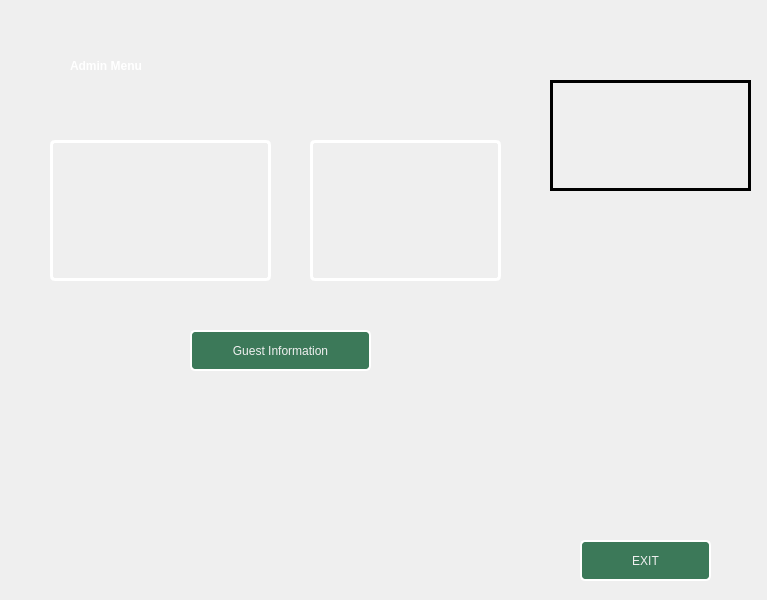
<?xml version="1.0" encoding="UTF-8"?>
<ui version="4.0">
 <class>Dialog</class>
 <widget class="QDialog" name="Dialog">
  <property name="geometry">
   <rect>
    <x>0</x>
    <y>0</y>
    <width>767</width>
    <height>600</height>
   </rect>
  </property>
  <property name="windowTitle">
   <string>Dialog</string>
  </property>
  <widget class="QLabel" name="AddItemsButton">
   <property name="geometry">
    <rect>
     <x>0</x>
     <y>0</y>
     <width>771</width>
     <height>611</height>
    </rect>
   </property>
   <property name="text">
    <string/>
   </property>
   <property name="pixmap">
    <pixmap>Green White Minimalist Room Hotel Instagram Post (1).png</pixmap>
   </property>
   <property name="scaledContents">
    <bool>true</bool>
   </property>
  </widget>
  <widget class="QLabel" name="label_6">
   <property name="geometry">
    <rect>
     <x>70</x>
     <y>40</y>
     <width>281</width>
     <height>51</height>
    </rect>
   </property>
   <property name="styleSheet">
    <string notr="true">font: italic 36pt &quot;Palace Script MT&quot;;
font-weight: bold;
color:white;</string>
   </property>
   <property name="text">
    <string>Admin Menu</string>
   </property>
  </widget>
  <widget class="QLabel" name="label_2">
   <property name="geometry">
    <rect>
     <x>550</x>
     <y>80</y>
     <width>201</width>
     <height>111</height>
    </rect>
   </property>
   <property name="styleSheet">
    <string notr="true">border: 3px solid black;</string>
   </property>
   <property name="text">
    <string/>
   </property>
   <property name="pixmap">
    <pixmap>logoh-removebg-preview.png</pixmap>
   </property>
   <property name="scaledContents">
    <bool>true</bool>
   </property>
  </widget>
  <widget class="QPushButton" name="guestButton">
   <property name="geometry">
    <rect>
     <x>190</x>
     <y>330</y>
     <width>181</width>
     <height>41</height>
    </rect>
   </property>
   <property name="styleSheet">
    <string notr="true">border-radius: 5px;
font: 75 12pt &quot;Segoe Print&quot;;
background-color: rgb(60, 121, 89);
color: rgb(240, 240, 240);
border:2px solid white</string>
   </property>
   <property name="text">
    <string>Guest Information</string>
   </property>
  </widget>
  <widget class="QLabel" name="label_4">
   <property name="geometry">
    <rect>
     <x>310</x>
     <y>140</y>
     <width>191</width>
     <height>141</height>
    </rect>
   </property>
   <property name="styleSheet">
    <string notr="true">border-radius: 5px;
border:3px solid white;
padding:3px

</string>
   </property>
   <property name="text">
    <string/>
   </property>
   <property name="pixmap">
    <pixmap>del.jpg</pixmap>
   </property>
   <property name="scaledContents">
    <bool>true</bool>
   </property>
  </widget>
  <widget class="QPushButton" name="exitButton">
   <property name="geometry">
    <rect>
     <x>580</x>
     <y>540</y>
     <width>131</width>
     <height>41</height>
    </rect>
   </property>
   <property name="styleSheet">
    <string notr="true">border-radius: 5px;
font: 75 12pt &quot;Segoe Print&quot;;
background-color: rgb(60, 121, 89);
color: rgb(240, 240, 240);
border:2px solid white</string>
   </property>
   <property name="text">
    <string>EXIT</string>
   </property>
  </widget>
  <widget class="QLabel" name="label_5">
   <property name="geometry">
    <rect>
     <x>50</x>
     <y>140</y>
     <width>221</width>
     <height>141</height>
    </rect>
   </property>
   <property name="styleSheet">
    <string notr="true">border-radius: 5px;
border:3px solid white;
padding:3px

</string>
   </property>
   <property name="text">
    <string/>
   </property>
   <property name="pixmap">
    <pixmap>checkout.jpg</pixmap>
   </property>
   <property name="scaledContents">
    <bool>true</bool>
   </property>
  </widget>
 </widget>
 <resources/>
 <connections/>
</ui>
